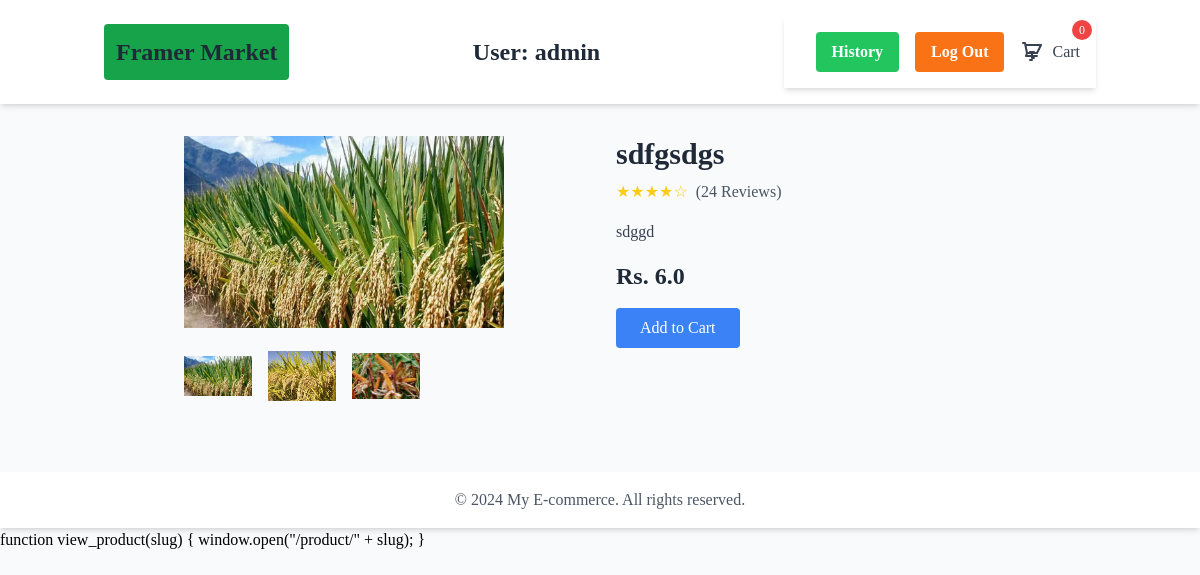
Screenshot of /product/sdfgsdgs/ (signed in) with the database file from the repository.
### shophouse/models.py (models this page shows, shortened)
class Product(models.Model):
    slug = models.SlugField(unique=True, null=True, blank=True)
    categories= models.ForeignKey(Categories, on_delete=models.CASCADE)
    framer_user= models.ForeignKey(FramerUser, on_delete=models.CASCADE)
    title= models.CharField(max_length=100)
    price= models.FloatField()
    discription = models.TextField()
    on_sale = models.BooleanField(default=False)
    RATING_CHOICES = (
        (1, '1'),
        (2, '2'),
        (3, '3'),
        (4, '4'),
        (5, '5'),
    )
    Rate= models.IntegerField(choices=RATING_CHOICES,  default=5)
    created_at = models.DateTimeField(auto_now_add=True)
    updated_at = models.DateTimeField(auto_now=True)

class ProductImages(models.Model):
    product = models.ForeignKey(Product, on_delete=models.CASCADE, related_name='product_images')
    image = models.ImageField(upload_to='product')
    alt_text= models.CharField(max_length=100)

### shophouse/views.py (the view)
# urls.py: path('product/<slug>/',product_view, name='product'),
def product_view(request, slug):
    try:
        products = Product.objects.get(slug=slug)
        context = {'product': products}
        total_items_num = 0
        if request.user.is_authenticated:
            carts_info = Cart.objects.filter(user=request.user, status= 'cart')
            for each in carts_info:
                total_items_num += each.quantity
            context = {'product': products, "total_items_num":total_items_num, 'identify_farmer': identify_farmer(request.user)}
        return render(request, 'pages/product.html', context)
    except:
        return HttpResponse('Sorry Page not found ')

### base/simple_pgrm.py (called while the page is built)
def identify_farmer(user):
    profile= Profile.objects.get(user_m=user)
    if profile.is_framer:
        return True
    else:
        return False

### templates/pages/product.html
{% extends "base.html" %}
{% block content %}
<div class="container mx-auto px-4 py-8 min-h-[80vh]">
    <div class="grid grid-cols-1 md:grid-cols-2 gap-8">
      <div class="flex justify-center items-center">
        <div class="w-full md:w-2/3">
        {% if product.product_images.exists %}
          <img src="/media/{{product.product_images.first.image}}" alt="Product" class="w-full object-contain">
          <div class="grid grid-cols-4 gap-4 mt-4">
            {% for img in product.product_images.all %}
            <img src="/media/{{img.image}}" alt="Sub Image 1" class="w-full h-16 object-contain cursor-pointer">
            {% endfor %}
          </div>
          {% else %}
          <img src="https://via.placeholder.com/300" alt="Product 2" class="w-full h-56 object-cover">
          {% endif %}
        </div>
      </div>
      <div>
        <h1 class="text-3xl font-bold text-gray-800">{{product.title}}</h1>
        <div class="flex items-center mt-2">
          <div class="text-yellow-400">
            ★★★★☆
          </div>
          <span class="text-gray-600 ml-2">(24 Reviews)</span>
        </div>
        <p class="text-gray-700 mt-4">{{product.discription}}</p>
        <div class="mt-4">
          <span class="text-2xl font-bold text-gray-800">Rs. {{product.price}}</span>
        </div>
        <button class="mt-4 bg-blue-500 text-white px-6 py-2 rounded hover:bg-blue-600"  onclick="window.location.href = '/addcart/{{product.slug}}'">Add to Cart</button>
      </div>
    </div>
</div>
{% endblock content %}
{% block scripts %}
function view_product(slug) {
    window.open("/product/" + slug);
}
{% endblock scripts %}

### templates/base.html (shortened to what this page needs)
{% load static %}
{% load static tailwind_tags %}
<!DOCTYPE html>
<html lang="en">
	<head>
        {% tailwind_css %}
	</head>
	<body class="bg-gray-50 font-serif leading-normal tracking-normal max-h-[80vh]">
        <header class="bg-white shadow-md">
            <div class="container mx-auto px-4 py-4 flex justify-between items-center">
              <a href="/"><h1 class="text-2xl font-bold text-gray-800 bg-green-600 p-3 rounded">Framer Market</h1></a>
              {% if request.user.is_authenticated %}
              <h1 class="text-2xl font-bold text-gray-800">User: {{request.user.username}}</h1>
              {% endif %}
              <nav class="flex justify-end p-4 bg-white shadow-md">
                {% if request.user.is_authenticated %}
                    <a href="/history/" class="text-gray-600 hover:text-gray-800 ml-4 bg-green-500 hover:bg-green-600 text-white font-bold py-2 px-4 rounded">History</a>
                    <a href="/auth/logout" class="text-gray-600 hover:text-gray-800 ml-4 bg-orange-500 hover:bg-orange-600 text-white font-bold py-2 px-4 rounded">Log Out</a>
                    <a href="/cart" class="flex items-center text-gray-700 hover:text-gray-900 relative ml-4">
                        <svg xmlns="http://www.w3.org/2000/svg" class="h-6 w-6" fill="none" viewBox="0 0 24 24" stroke="currentColor">
                            <path stroke-linecap="round" stroke-linejoin="round" stroke-width="2" d="M3 3h2l.4 2M7 13h10l4-8H5.4M7 13L5.4 5M7 13L6 16m1 0h10m-5 0v2m-2 2h2m2-2h-2m2 0h-2m0-4v2m0-4h2m-2 0h-2" />
                        </svg>
                        <span class="ml-2">Cart</span>
                        <span class="cart-count bg-red-500 text-white rounded-full w-5 h-5 flex items-center justify-center text-xs absolute top-0 right-0 transform translate-x-3 -translate-y-3">
                            {% if total_items_num %} {{ total_items_num }} {% else %} 0 {% endif %}
                        </span>
                    </a>
                {% else %}
                    <a href="/auth/login/" class="text-gray-600 hover:text-gray-800 ml-4 bg-blue-500 hover:bg-blue-600 text-white font-bold py-2 px-4 rounded">Login</a>
                    <a href="/auth/signup/" class="text-gray-600 hover:text-gray-800 ml-4 bg-green-500 hover:bg-green-600 text-white font-bold py-2 px-4 rounded">Signup</a>
                {% endif %}
            </nav>
            </div>
        </header>
        {% block content %}
        {% endblock content %}
        <footer class="bg-white shadow-md mt-8">
            <div class="container mx-auto px-4 py-4 text-center">
              <p class="text-gray-600">&copy; 2024 My E-commerce. All rights reserved.</p>
            </div>
        </footer>
        {% block scripts %}
        {% endblock scripts %}
	</body>
</html>

### rows the page displays
Product: product_images.first.image (picture), title "sdfgsdgs", discription "sdggd", price "6.0"
ProductImages: image (picture)
ProductImages: image (picture)
ProductImages: image (picture)

### other values shown
{{ request.user.username }} "admin"
